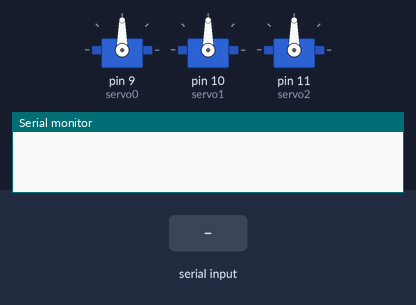
A sketch run on a simulated Arduino Uno, built with avr-gcc and run on an emulated ATmega328P. Shown: 3 × servo, the last lines printed to the serial monitor. The inputs (shaded band) are chosen by the test bench.

Above: at 2.3 s.
2.4 s: "f" received over the second serial link
At 2.55 s:
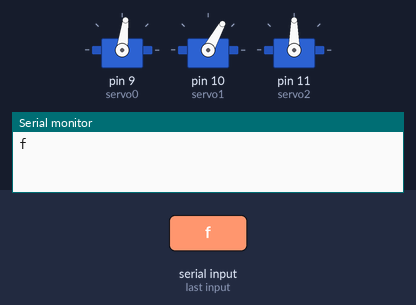
5.4 s: "v" received over the second serial link
At 5.56 s:
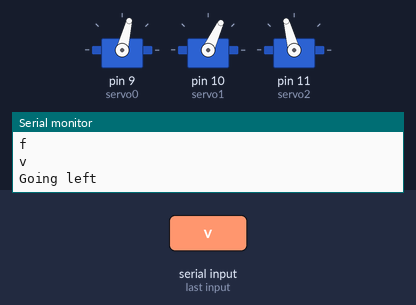
8.4 s: "h" received over the second serial link
At 8.88 s:
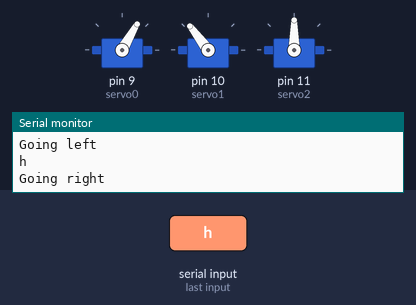
11.4 s: "v" received over the second serial link
At 12.22 s:
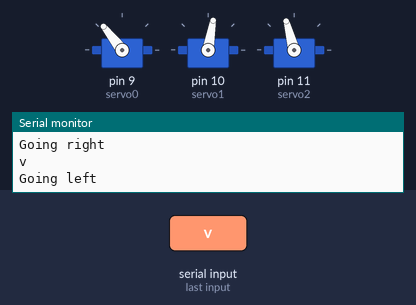
17.4 s: "h" received over the second serial link
At 17.68 s:
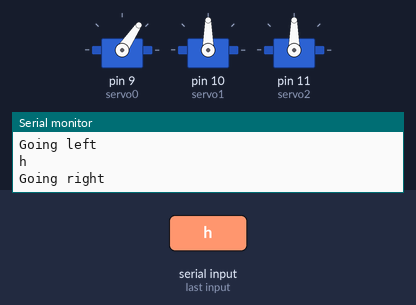
Timing chart, 0 to 21.4 s (numbered marks = the images above; inputs shaded):
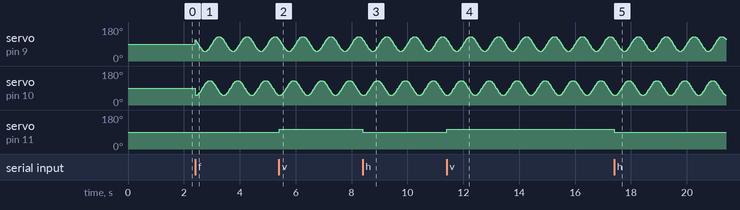

The sketch:

blutut.ino
```cpp
#include <SoftwareSerial.h>
#include <math.h>
#include <VarSpeedServo.h>

VarSpeedServo servo0;
VarSpeedServo servo1;
VarSpeedServo servo2;

int A = 40;
float phi = (120.0 / 180.0) * M_PI;
int T = 1000;
int servSpeed = 0;

boolean goingForward = false;
boolean goingBackward = false;

int bluetoothTx = 2;

int bluetoothRx = 3;

SoftwareSerial bluetooth(bluetoothTx, bluetoothRx);


void setup() {
  // put your setup code here, to run once:
  servo0.attach(9);
  servo1.attach(10);
  servo2.attach(11);
  servo0.write(90);
  servo1.write(90);
  servo2.write(90);
  delay(1000);

  Serial.begin(9600);
  bluetooth.begin(115200);
  bluetooth.print("$");
  bluetooth.print("$");
  bluetooth.print("$");
  delay(100);
  bluetooth.println("U,9600,N");
  bluetooth.begin(9600);
}

void loop() {
    // put your main code here, to run repeatedly:
    if(bluetooth.available()) {
      char tempBlue = (char)bluetooth.read();
      Serial.println(tempBlue);
      if(tempBlue != -1) {
        if(tempBlue == 'v') {
          goLeft();
        } else if(tempBlue == 'h') {
          goRight();
        } else if(tempBlue == 'f') {
          goingForward = true;
          goingBackward = false;
        } else if(tempBlue == 'b') {
          goingForward = false;
          goingBackward = true;
        } else if(tempBlue == 'x') {
          goingForward = false;
          goingBackward = false;
        }
      }
    }
    if(Serial.available()) {
      bluetooth.print((char)Serial.read());
    }
    if(goingForward) {
      goForward();
    } else if(goingBackward) {
      goBackward();
    }
}


void goForward() {
  servo0.write(90 + updateAngle(T, 0, A), servSpeed);
  servo1.write(90 + updateAngle(T, phi, A), servSpeed);
}

void goBackward() {
  servo0.write(90 + updateAngle(T, 0, A), servSpeed);
  servo1.write(90 + updateAngle(T, -phi, A), servSpeed);
}

void goLeft() {
  int y = servo2.read() + 15;
  if(y > 135) {
    y = 135;
  }
  servo2.write(y);
  Serial.println("Going left");
}

void goRight() {
  int y = servo2.read() - 15;
  if(y < 45) {
    y = 45;
  }
  servo2.write(y);
  Serial.println("Going right");
}

int updateAngle(float T, float phase, float A) {
  float y = A * sin(((2*M_PI) / T) * millis() + phase);
  return y;
}
```

Measured:
- after the input at 5.4 s, servo on pin 11 (servo2): 90° → 105° at once
- after the input at 8.4 s, servo on pin 11 (servo2): 105° → 90° at once
- after the input at 11.4 s, servo on pin 11 (servo2): 90° → 105° at once
- after the input at 17.4 s, servo on pin 11 (servo2): 105° → 90° at once
